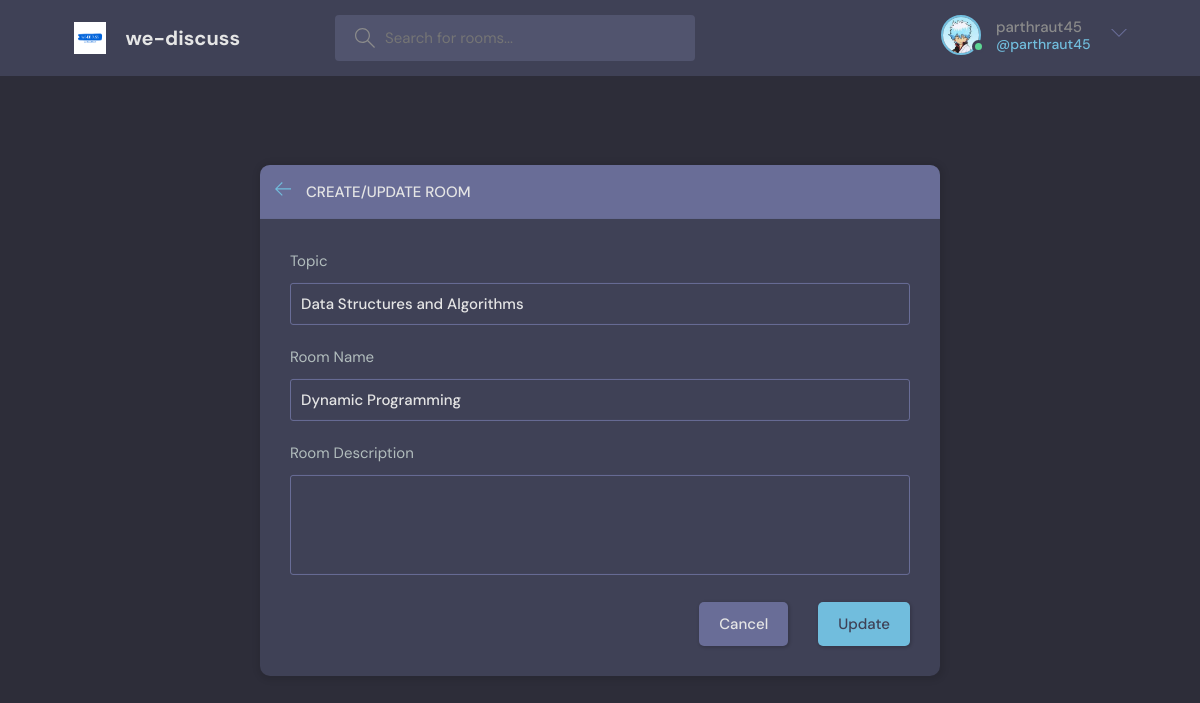
The app's page /update-room/1/ (signed in) with its own data.
### base/models.py (models this page shows, shortened)
class User(AbstractUser):
    name = models.CharField(max_length=200 , null=True)
    email = models.EmailField(null=True , unique=True)
    bio = models.TextField(null=True)
    avatar = models.ImageField(null=True , default="images.jpg")
    USERNAME_FIELD = 'email'
    REQUIRED_FIELDS = []

class Room(models.Model):
    host =  models.ForeignKey(User, on_delete=models.SET_NULL,null=True)
    topic = models.ForeignKey(Topic, on_delete=models.SET_NULL,null=True)
    name = models.CharField(max_length=150)
    description = models.TextField(null=True , blank=True)
    participants = models.ManyToManyField(User , related_name='pariticipants' , blank=True)
    updated = models.DateTimeField(auto_now = True)
    created = models.DateTimeField(auto_now_add=True)
    class Meta:
        ordering = ['-updated' ,'-created' ]

class Topic(models.Model):
    name = models.CharField(max_length=200)

### base/views.py (the view, shortened to what this page needs)
# urls.py: path('update-room/<str:prime>/' , views.updateRoom,name="update-room"),
@login_required(login_url='log')
def updateRoom(request , prime):
    room = Room.objects.get(id = prime)
    form = RoomForm(instance=room)
    topics  = Topic.objects.all()
    if request.user != room.host:
        return HttpResponse('You are not allowed to update this since you are not the host')
    context ={'form' : form , 'topics':topics , 'room':room}
    return render(request , 'base/room_form.html' , context)

### base/forms.py
class RoomForm(ModelForm):
    class Meta:
        model = Room
        fields = '__all__'
        exclude = ['host' , 'participants']

### base/templates/base/room_form.html (shortened to what this page needs)
{% extends 'main.html' %}
{% block content %}
  <main class="create-room layout">
    <div class="container">
      <div class="layout__box">
        <div class="layout__boxHeader">
          <div class="layout__boxTitle">
            <a href="{% url 'home'%}">
              <svg version="1.1" xmlns="http://www.w3.org/2000/svg" width="32" height="32" viewBox="0 0 32 32">
                <title>arrow-left</title>
                <path
                  d="M13.723 2.286l-13.723 13.714 13.719 13.714 1.616-1.611-10.96-10.96h27.625v-2.286h-27.625l10.965-10.965-1.616-1.607z">
                </path>
              </svg>
            </a>
            <h3>Create/Update Room</h3>
          </div>
        </div>
        <div class="layout__body">
          <form class="form" action="" method = "POST">
             <div class="form__group">
              <label for="room_topic">Topic</label>
              <input required type = "text" value = "{{room.topic.name}}" name = "topic" list="topic-list"/>
            </div>
            <div class="form__group">
              <label for="room_name">Room Name</label>
              {{form.name}}
            </div>
            <div class="form__group">
              <label for="room_description">Room Description</label>
              {{form.description}}
            </div>
            <div class="form__action">
              <a class="btn btn--dark" href="index.html">Cancel</a>
              <button class="btn btn--main" type="submit">Update</button>
            </div>
          </form>
        </div>
      </div>
    </div>
  </main>
{% endblock content %}

### template/navbar.html (shortened to what this page needs)
{% load static %}
<header class="header header--loggedIn">
    <div class="container">
      <a href="{% url 'home' %}" class="header__logo">
        <img src="{% static 'images/logo.png' %}" />
        <h1>we-discuss</h1>
      </a>
      <form class="header__search" method="GET" action="{% url 'home' %}">
        <label>
          <input placeholder="Search for rooms..." />
        </label>
      </form>
      <nav class="header__menu">
        {% if request.user.is_authenticated %}
        <div class="header__user">
          <a href="{% url 'update-user' %}">
            <div class="avatar avatar--medium active">
              <img src="{{request.user.avatar.url}}" />
            </div>
            <p>{{request.user.username}}<span>@{{request.user.username}}</span></p>
          </a>
          <button class="dropdown-button">
            <svg version="1.1" xmlns="http://www.w3.org/2000/svg" width="32" height="32" viewBox="0 0 32 32">
              <title>chevron-down</title>
              <path d="M16 21l-13-13h-3l16 16 16-16h-3l-13 13z"></path>
            </svg>
          </button>
        </div>
        {% else %}
          <a href="{% url 'log' %}">
          <img src="{% static 'images/avatar.svg' %}" />
          <p>Login</p>
        </a>
        {% endif %}
      </nav>
    </div>
  </header>
</body>
</html>

### records on screen
User: user.avatar (picture), user.username "parthraut45"
Room: topic "Data Structures and Algorithms", name "Dynamic Programming"
